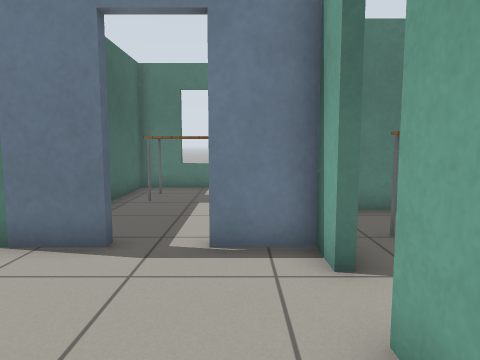
view 1 (above)

18 first-person views from a walk through a world built for the Gazebo simulator. The camera is 0.9 m above the floor, tilts 6° down and sees 70° across. The floor is counted in squares, 0.5 m on a side. Each view is taken from the middle of a square. On the plan, view 1 faces up. The plan holds only what a view shows up to about 17 squares ahead; the rest is blank. The robots in the file are not drawn. Gazebo's built-in surfaces are drawn with simple patterns.

view 2
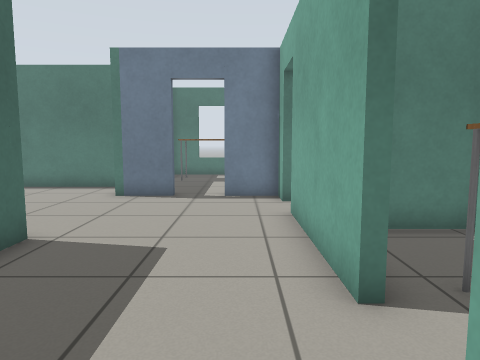

view 3
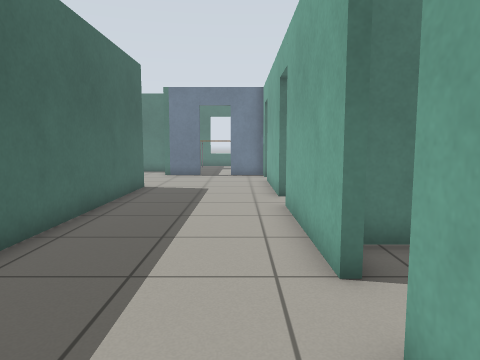

view 4
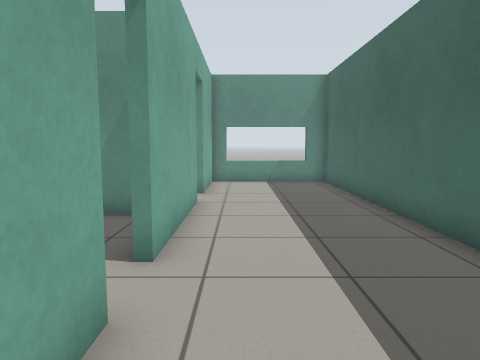

view 5
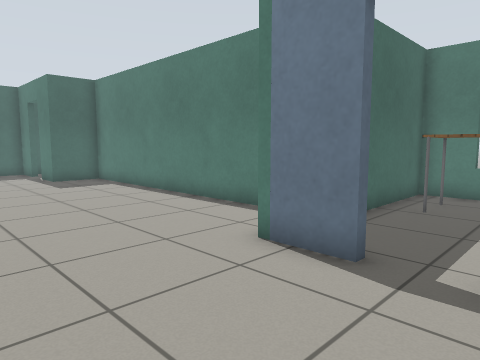

view 6
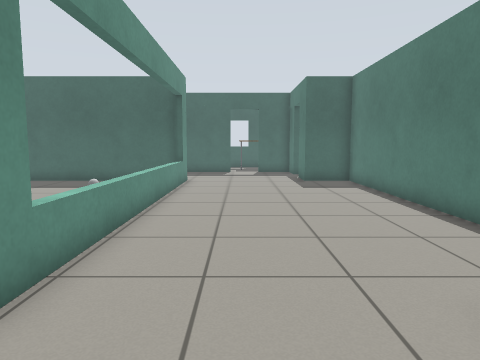

view 7
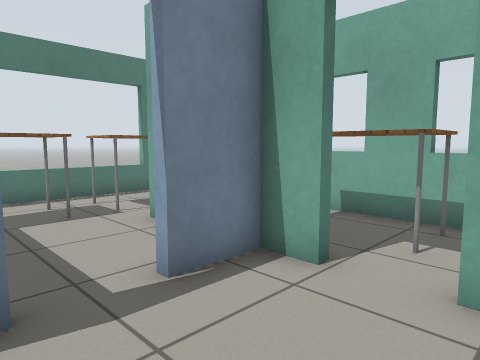

view 8
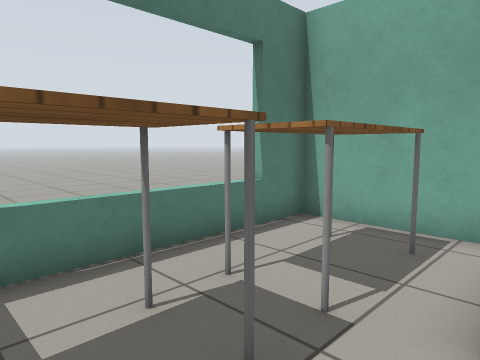

view 9
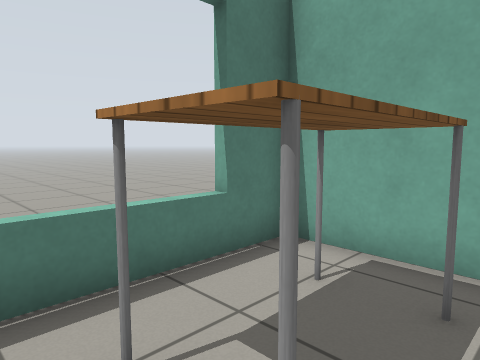

view 10
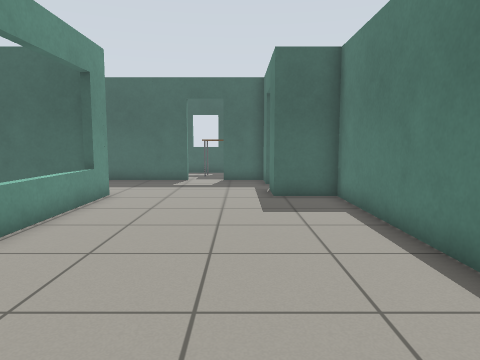

view 11
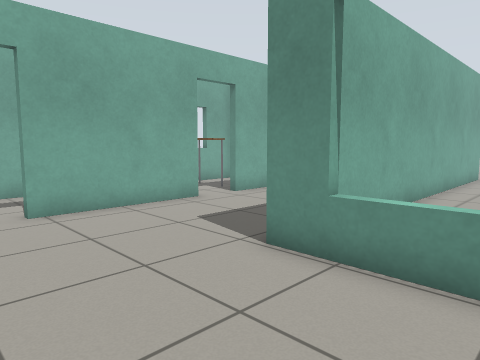

view 12
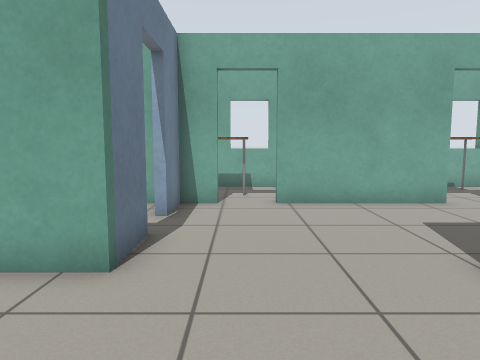

view 13
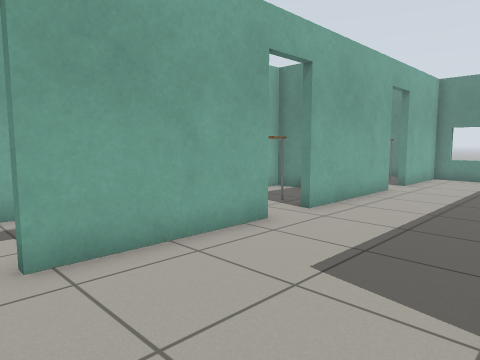

view 14
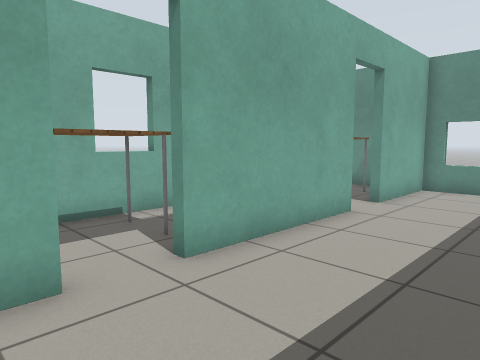

view 15
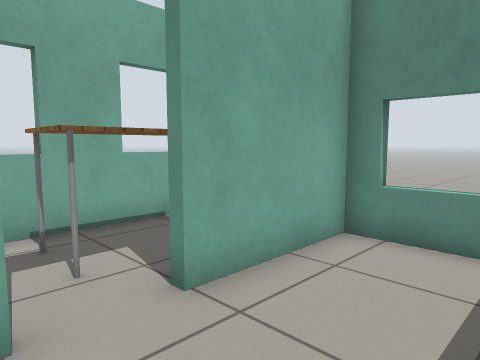

view 16
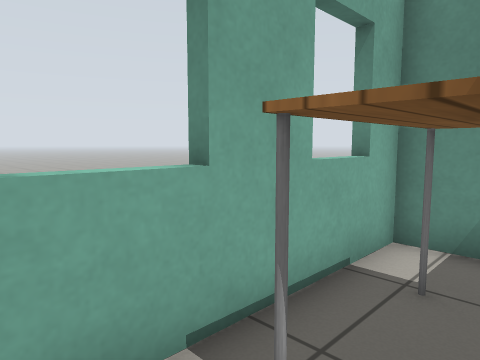

view 17
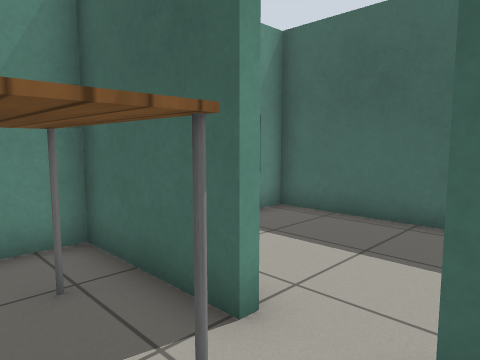

view 18
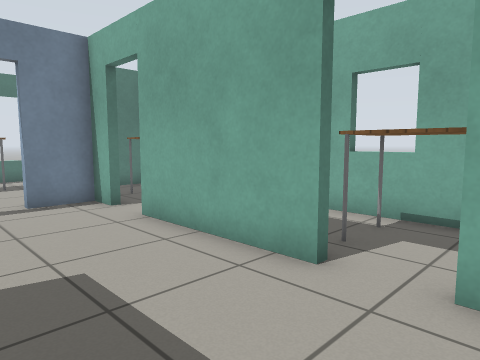

### Floor plan
Points are (right, up) in squares from view 1. A wall is a line through its corners. A room is listed if a view was taken in it or the views show most of it. See-through windows are left out.
Room 1 (views 1, 2, 3, 4, 5, 6, 7, 13, 14, 15, 18)
walls: (1.3, -2.3) (1.3, 2.9); (1.3, -9.6) (1.3, -4.1); (-4, 0.4) (-4, -15.3) (1.3, -15.3) (1.3, -11.4); (1.3, 4.7) (1.3, 5.8) (-0.5, 5.8); (-2.3, 5.8) (-4.3, 5.8); (0.6, -15.8) (0.6, -15.2)
ways out: open door at (-1.5, 6) to room 2; opening at (-4, 3) to room 3; open door at (1.5, -10.5) to room 4; open door at (1.5, -3.5) to room 5; open door at (1.5, 3.5) to room 6
Room 2 (views 8, 9)
walls: (5.4, 10.1) (5.4, 14.1) (-4, 14.1) (-4, 9.9)
ways out: open door at (-1.5, 6) to room 1
objects: table (-3, 11) to (0, 12); table (1, 11) to (4, 12)
Room 3 (views 10, 11, 12)
walls: (-5.2, 8.4) (-17.7, 8.4) (-17.7, 6.2); (-4.3, 5.8) (-4.3, 7.4); (-18.1, 0.4) (-4, 0.4)
ways out: opening at (-4, 3) to room 1; opening at (-18, 3)
Room 4 (views 16, 17)
walls: (5.2, -11) (5.7, -11); (1.6, -11.4) (1.6, -15.3) (5.4, -15.3) (5.4, -9.3); (5.2, -14.2) (5.7, -14.2); (3.1, -8) (2.1, -8)
ways out: open door at (1.5, -10.5) to room 1
objects: table (3, -13) to (4, -11)
Room 5 (no view inside)
walls: (5, 1.1) (3.1, 1.1); (2.8, -7.7) (5.4, -7.7) (5.4, -0.1)
ways out: open door at (1.5, -3.5) to room 1
objects: table (3, -5) to (4, -2)
Room 6 (no view inside)
walls: (5.4, 2) (5.4, 6.9); (4.9, 9.2) (3.1, 9.2)
ways out: open door at (1.5, 3.5) to room 1
objects: table (3, 4) to (4, 7)

Positions as (right, up) in squares from view 1, and headings:
1: (0, 0), facing up
2: (0, -6), facing up
3: (0, -14), facing up
4: (0, 1), facing down
5: (0, 1), facing up-left
6: (-1, 3), facing left
7: (-3, 2), facing up-right
8: (-2, 9), facing up-right
9: (0, 10), facing up-right
10: (-6, 5), facing left
11: (-8, 5), facing down-right
12: (-9, 4), facing right
13: (-4, 4), facing down-right
14: (-3, -1), facing down-right
15: (-2, -9), facing down-right
16: (3, -9), facing down-right
17: (4, -9), facing down-left
18: (-3, -5), facing up-right
